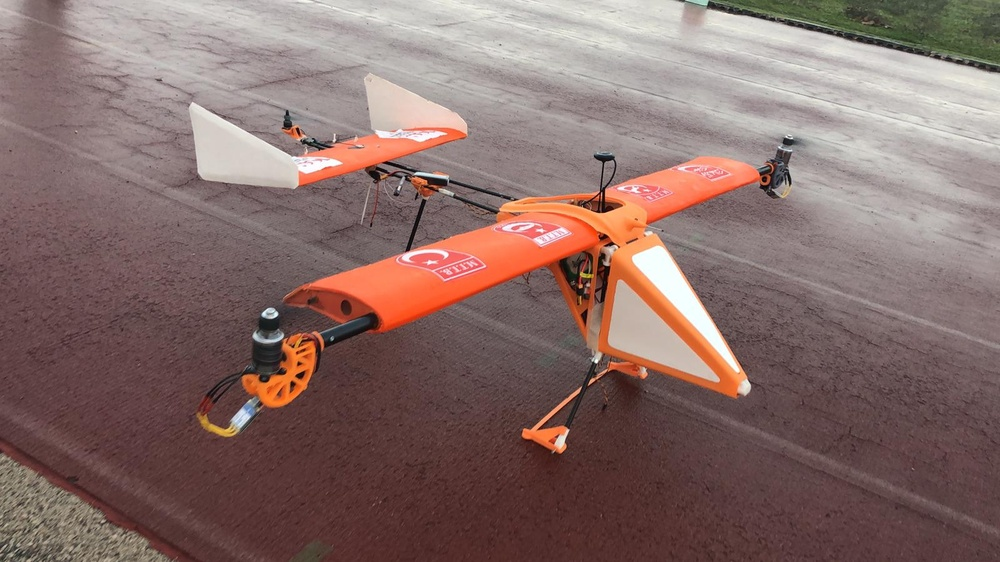
#> input picture 04-Basic-Operations/iha.jpg, 1000 x 562 px, shrunk from 1600 x 900 before the run
$ python cv2_basic_operations.py
#> lines starting #> are read from the running program, lines starting #| are printed output that depends on the picture; after the words box and inside, x2 and y2 are one past the last pixel; in counts of white or black regions, pixels touching at a corner belong together
import cv2

img = cv2.imread('iha.jpg')
#> img is the input picture: shape (562, 1000, 3); mean B, G, R 105.4, 109.6, 135

px = img[100, 90]
#> px = [135, 134, 154]
print(px)  # [103 98 197]
#| [135 134 154]

px_blue = img[100, 90, 0]
#> px_blue = 135
print(px_blue)  # 103
#| 135


img[100, 90] = [255, 255, 255]
#> img: shape (562, 1000, 3); under 0.01% of pixels changed, all inside (x1, y1, x2, y2) = (90, 100, 91, 101)
print(img[100, 90])  # [255 255 255]
#| [255 255 255]


print(img.shape)  # (263, 247, 3)
#| (562, 1000, 3)
height, width, channels = img.shape
#> height = 562; width = 1000; channels = 3

print(img.size)  # 263*247*3=194883
#| 1686000

print(img.dtype)  # uint8
#| uint8


face = img[100:200, 115:188]
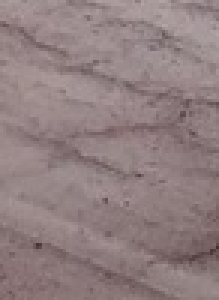
#> face: shape (100, 73, 3) (shown 3 times larger); mean B, G, R 128.2, 127.3, 145.1
cv2.imshow('face', face)
cv2.waitKey(0)


b, g, r = cv2.split(img)
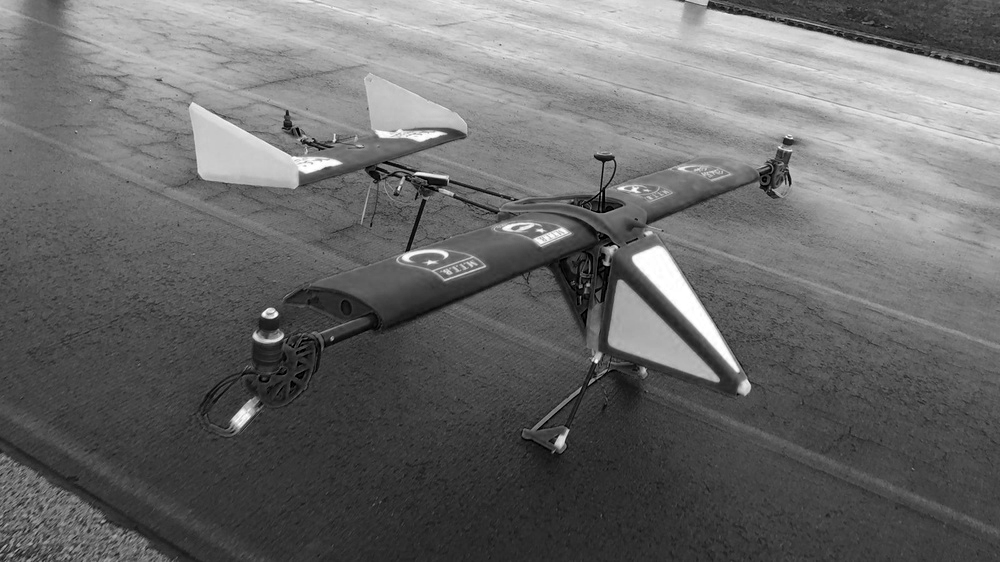
#> b: shape (562, 1000); min 0, max 255, mean 105.4
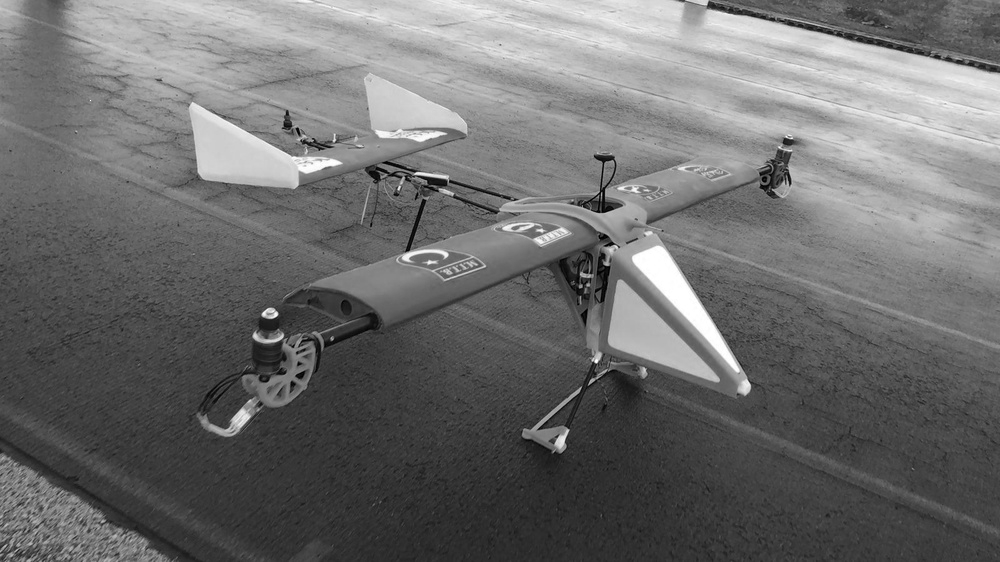
#> g: shape (562, 1000); min 0, max 255, mean 109.6
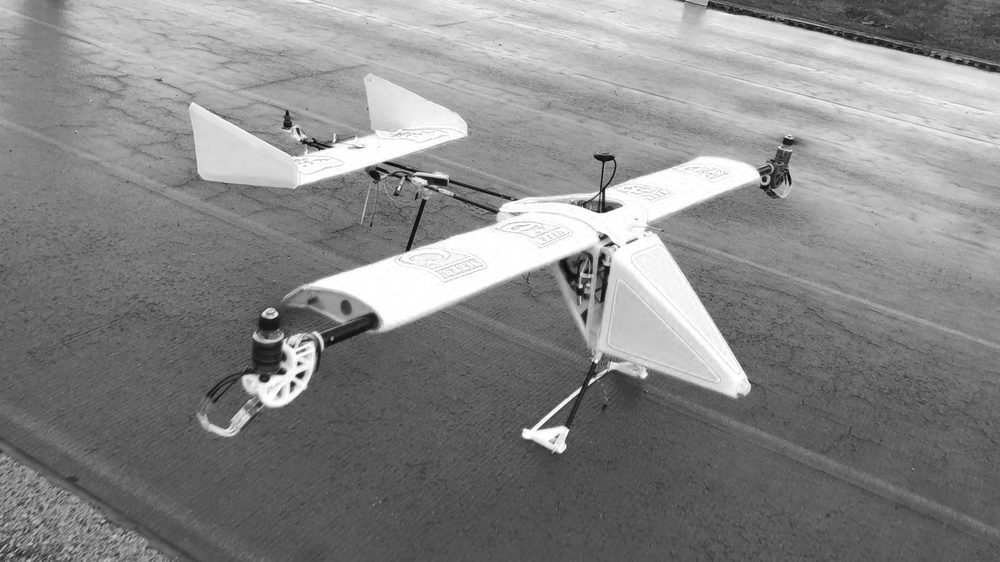
#> r: shape (562, 1000); min 3, max 255, mean 135
img = cv2.merge((b, g, r))

b = img[:, :, 0]
cv2.imshow('b', b)
cv2.waitKey(0)
